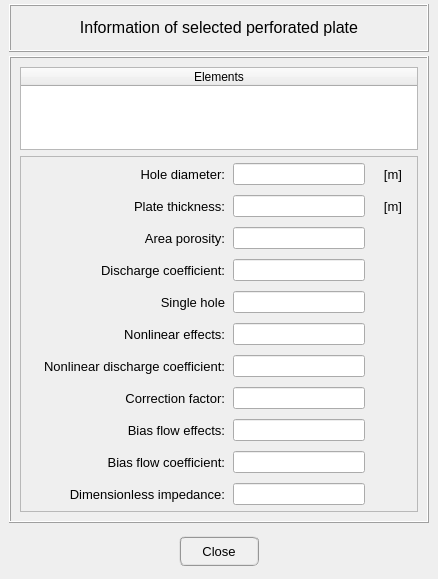
<?xml version="1.0" encoding="UTF-8"?>
<ui version="4.0">
 <class>Dialog</class>
 <widget class="QDialog" name="Dialog">
  <property name="geometry">
   <rect>
    <x>0</x>
    <y>0</y>
    <width>438</width>
    <height>579</height>
   </rect>
  </property>
  <property name="minimumSize">
   <size>
    <width>0</width>
    <height>0</height>
   </size>
  </property>
  <property name="maximumSize">
   <size>
    <width>800</width>
    <height>800</height>
   </size>
  </property>
  <property name="windowTitle">
   <string>Information of selected group</string>
  </property>
  <layout class="QGridLayout" name="gridLayout">
   <property name="leftMargin">
    <number>4</number>
   </property>
   <property name="topMargin">
    <number>4</number>
   </property>
   <property name="rightMargin">
    <number>4</number>
   </property>
   <property name="bottomMargin">
    <number>4</number>
   </property>
   <property name="spacing">
    <number>4</number>
   </property>
   <item row="0" column="0">
    <widget class="QFrame" name="frame">
     <property name="minimumSize">
      <size>
       <width>420</width>
       <height>48</height>
      </size>
     </property>
     <property name="maximumSize">
      <size>
       <width>420</width>
       <height>48</height>
      </size>
     </property>
     <property name="frameShape">
      <enum>QFrame::Box</enum>
     </property>
     <property name="frameShadow">
      <enum>QFrame::Raised</enum>
     </property>
     <property name="lineWidth">
      <number>1</number>
     </property>
     <layout class="QGridLayout" name="gridLayout_3">
      <item row="0" column="0">
       <widget class="QLabel" name="title_label">
        <property name="minimumSize">
         <size>
          <width>0</width>
          <height>0</height>
         </size>
        </property>
        <property name="maximumSize">
         <size>
          <width>446</width>
          <height>16777215</height>
         </size>
        </property>
        <property name="font">
         <font>
          <pointsize>11</pointsize>
         </font>
        </property>
        <property name="text">
         <string>&lt;html&gt;&lt;head/&gt;&lt;body&gt;&lt;p align=&quot;center&quot;&gt;&lt;span style=&quot; font-size:12pt;&quot;&gt;Information of selected perforated plate&lt;/span&gt;&lt;/p&gt;&lt;/body&gt;&lt;/html&gt;</string>
        </property>
        <property name="textFormat">
         <enum>Qt::AutoText</enum>
        </property>
        <property name="alignment">
         <set>Qt::AlignCenter</set>
        </property>
       </widget>
      </item>
     </layout>
    </widget>
   </item>
   <item row="1" column="0">
    <widget class="QFrame" name="frame_2">
     <property name="minimumSize">
      <size>
       <width>420</width>
       <height>0</height>
      </size>
     </property>
     <property name="maximumSize">
      <size>
       <width>420</width>
       <height>16777215</height>
      </size>
     </property>
     <property name="frameShape">
      <enum>QFrame::Box</enum>
     </property>
     <property name="frameShadow">
      <enum>QFrame::Raised</enum>
     </property>
     <layout class="QGridLayout" name="gridLayout_4">
      <item row="0" column="0">
       <widget class="QTreeWidget" name="treeWidget_group_info">
        <property name="minimumSize">
         <size>
          <width>0</width>
          <height>0</height>
         </size>
        </property>
        <property name="maximumSize">
         <size>
          <width>402</width>
          <height>430</height>
         </size>
        </property>
        <property name="font">
         <font>
          <family>MS Shell Dlg 2</family>
          <weight>50</weight>
          <bold>false</bold>
         </font>
        </property>
        <property name="textElideMode">
         <enum>Qt::ElideRight</enum>
        </property>
        <property name="indentation">
         <number>0</number>
        </property>
        <property name="uniformRowHeights">
         <bool>false</bool>
        </property>
        <property name="animated">
         <bool>false</bool>
        </property>
        <property name="allColumnsShowFocus">
         <bool>false</bool>
        </property>
        <property name="headerHidden">
         <bool>false</bool>
        </property>
        <property name="columnCount">
         <number>1</number>
        </property>
        <attribute name="headerVisible">
         <bool>true</bool>
        </attribute>
        <column>
         <property name="text">
          <string>Elements</string>
         </property>
         <property name="font">
          <font>
           <pointsize>9</pointsize>
          </font>
         </property>
         <property name="textAlignment">
          <set>AlignCenter</set>
         </property>
        </column>
       </widget>
      </item>
      <item row="1" column="0">
       <widget class="QFrame" name="frame_4">
        <property name="frameShape">
         <enum>QFrame::StyledPanel</enum>
        </property>
        <property name="frameShadow">
         <enum>QFrame::Raised</enum>
        </property>
        <layout class="QGridLayout" name="gridLayout_2">
         <property name="leftMargin">
          <number>4</number>
         </property>
         <property name="topMargin">
          <number>4</number>
         </property>
         <property name="rightMargin">
          <number>4</number>
         </property>
         <property name="bottomMargin">
          <number>4</number>
         </property>
         <property name="horizontalSpacing">
          <number>8</number>
         </property>
         <item row="1" column="2">
          <widget class="QLabel" name="label_21">
           <property name="sizePolicy">
            <sizepolicy hsizetype="Preferred" vsizetype="Preferred">
             <horstretch>0</horstretch>
             <verstretch>0</verstretch>
            </sizepolicy>
           </property>
           <property name="minimumSize">
            <size>
             <width>40</width>
             <height>26</height>
            </size>
           </property>
           <property name="maximumSize">
            <size>
             <width>40</width>
             <height>26</height>
            </size>
           </property>
           <property name="font">
            <font>
             <pointsize>10</pointsize>
            </font>
           </property>
           <property name="text">
            <string>[m]</string>
           </property>
           <property name="alignment">
            <set>Qt::AlignCenter</set>
           </property>
          </widget>
         </item>
         <item row="0" column="2">
          <widget class="QLabel" name="label_20">
           <property name="sizePolicy">
            <sizepolicy hsizetype="Preferred" vsizetype="Preferred">
             <horstretch>0</horstretch>
             <verstretch>0</verstretch>
            </sizepolicy>
           </property>
           <property name="minimumSize">
            <size>
             <width>40</width>
             <height>26</height>
            </size>
           </property>
           <property name="maximumSize">
            <size>
             <width>40</width>
             <height>26</height>
            </size>
           </property>
           <property name="font">
            <font>
             <pointsize>10</pointsize>
            </font>
           </property>
           <property name="text">
            <string>[m]</string>
           </property>
           <property name="alignment">
            <set>Qt::AlignCenter</set>
           </property>
          </widget>
         </item>
         <item row="0" column="1">
          <widget class="QLineEdit" name="lineEdit_hole_diameter"/>
         </item>
         <item row="1" column="1">
          <widget class="QLineEdit" name="lineEdit_plate_thickness"/>
         </item>
         <item row="2" column="0">
          <widget class="QLabel" name="label_porosity">
           <property name="sizePolicy">
            <sizepolicy hsizetype="Preferred" vsizetype="Preferred">
             <horstretch>0</horstretch>
             <verstretch>0</verstretch>
            </sizepolicy>
           </property>
           <property name="minimumSize">
            <size>
             <width>200</width>
             <height>26</height>
            </size>
           </property>
           <property name="maximumSize">
            <size>
             <width>200</width>
             <height>26</height>
            </size>
           </property>
           <property name="font">
            <font>
             <pointsize>10</pointsize>
            </font>
           </property>
           <property name="text">
            <string>Area porosity:</string>
           </property>
           <property name="alignment">
            <set>Qt::AlignRight|Qt::AlignTrailing|Qt::AlignVCenter</set>
           </property>
          </widget>
         </item>
         <item row="3" column="0">
          <widget class="QLabel" name="label_discharge">
           <property name="sizePolicy">
            <sizepolicy hsizetype="Preferred" vsizetype="Preferred">
             <horstretch>0</horstretch>
             <verstretch>0</verstretch>
            </sizepolicy>
           </property>
           <property name="minimumSize">
            <size>
             <width>200</width>
             <height>26</height>
            </size>
           </property>
           <property name="maximumSize">
            <size>
             <width>200</width>
             <height>26</height>
            </size>
           </property>
           <property name="font">
            <font>
             <pointsize>10</pointsize>
            </font>
           </property>
           <property name="text">
            <string>Discharge coefficient:</string>
           </property>
           <property name="alignment">
            <set>Qt::AlignRight|Qt::AlignTrailing|Qt::AlignVCenter</set>
           </property>
          </widget>
         </item>
         <item row="9" column="0">
          <widget class="QLabel" name="label_bias">
           <property name="sizePolicy">
            <sizepolicy hsizetype="Preferred" vsizetype="Preferred">
             <horstretch>0</horstretch>
             <verstretch>0</verstretch>
            </sizepolicy>
           </property>
           <property name="minimumSize">
            <size>
             <width>200</width>
             <height>26</height>
            </size>
           </property>
           <property name="maximumSize">
            <size>
             <width>200</width>
             <height>26</height>
            </size>
           </property>
           <property name="font">
            <font>
             <pointsize>10</pointsize>
            </font>
           </property>
           <property name="text">
            <string>Bias flow coefficient:</string>
           </property>
           <property name="alignment">
            <set>Qt::AlignRight|Qt::AlignTrailing|Qt::AlignVCenter</set>
           </property>
          </widget>
         </item>
         <item row="6" column="0">
          <widget class="QLabel" name="label_nonlinDischarge_2">
           <property name="sizePolicy">
            <sizepolicy hsizetype="Preferred" vsizetype="Preferred">
             <horstretch>0</horstretch>
             <verstretch>0</verstretch>
            </sizepolicy>
           </property>
           <property name="minimumSize">
            <size>
             <width>200</width>
             <height>26</height>
            </size>
           </property>
           <property name="maximumSize">
            <size>
             <width>200</width>
             <height>26</height>
            </size>
           </property>
           <property name="font">
            <font>
             <pointsize>10</pointsize>
            </font>
           </property>
           <property name="text">
            <string>Nonlinear discharge coefficient:</string>
           </property>
           <property name="alignment">
            <set>Qt::AlignRight|Qt::AlignTrailing|Qt::AlignVCenter</set>
           </property>
          </widget>
         </item>
         <item row="7" column="0">
          <widget class="QLabel" name="label_bias_3">
           <property name="sizePolicy">
            <sizepolicy hsizetype="Preferred" vsizetype="Preferred">
             <horstretch>0</horstretch>
             <verstretch>0</verstretch>
            </sizepolicy>
           </property>
           <property name="minimumSize">
            <size>
             <width>200</width>
             <height>26</height>
            </size>
           </property>
           <property name="maximumSize">
            <size>
             <width>200</width>
             <height>26</height>
            </size>
           </property>
           <property name="font">
            <font>
             <pointsize>10</pointsize>
            </font>
           </property>
           <property name="text">
            <string>Correction factor:</string>
           </property>
           <property name="alignment">
            <set>Qt::AlignRight|Qt::AlignTrailing|Qt::AlignVCenter</set>
           </property>
          </widget>
         </item>
         <item row="8" column="0">
          <widget class="QLabel" name="label_correction_2">
           <property name="sizePolicy">
            <sizepolicy hsizetype="Preferred" vsizetype="Preferred">
             <horstretch>0</horstretch>
             <verstretch>0</verstretch>
            </sizepolicy>
           </property>
           <property name="minimumSize">
            <size>
             <width>200</width>
             <height>26</height>
            </size>
           </property>
           <property name="maximumSize">
            <size>
             <width>200</width>
             <height>26</height>
            </size>
           </property>
           <property name="font">
            <font>
             <pointsize>10</pointsize>
            </font>
           </property>
           <property name="text">
            <string>Bias flow effects:</string>
           </property>
           <property name="alignment">
            <set>Qt::AlignRight|Qt::AlignTrailing|Qt::AlignVCenter</set>
           </property>
          </widget>
         </item>
         <item row="1" column="0">
          <widget class="QLabel" name="label_thickness">
           <property name="sizePolicy">
            <sizepolicy hsizetype="Preferred" vsizetype="Preferred">
             <horstretch>0</horstretch>
             <verstretch>0</verstretch>
            </sizepolicy>
           </property>
           <property name="minimumSize">
            <size>
             <width>200</width>
             <height>26</height>
            </size>
           </property>
           <property name="maximumSize">
            <size>
             <width>200</width>
             <height>26</height>
            </size>
           </property>
           <property name="font">
            <font>
             <pointsize>10</pointsize>
            </font>
           </property>
           <property name="text">
            <string>Plate thickness:</string>
           </property>
           <property name="alignment">
            <set>Qt::AlignRight|Qt::AlignTrailing|Qt::AlignVCenter</set>
           </property>
          </widget>
         </item>
         <item row="0" column="0">
          <widget class="QLabel" name="label_HoleDiameter">
           <property name="sizePolicy">
            <sizepolicy hsizetype="Preferred" vsizetype="Preferred">
             <horstretch>0</horstretch>
             <verstretch>0</verstretch>
            </sizepolicy>
           </property>
           <property name="minimumSize">
            <size>
             <width>200</width>
             <height>26</height>
            </size>
           </property>
           <property name="maximumSize">
            <size>
             <width>200</width>
             <height>26</height>
            </size>
           </property>
           <property name="font">
            <font>
             <pointsize>10</pointsize>
            </font>
           </property>
           <property name="text">
            <string>Hole diameter:</string>
           </property>
           <property name="alignment">
            <set>Qt::AlignRight|Qt::AlignTrailing|Qt::AlignVCenter</set>
           </property>
          </widget>
         </item>
         <item row="4" column="0">
          <widget class="QLabel" name="label_discharge_2">
           <property name="sizePolicy">
            <sizepolicy hsizetype="Preferred" vsizetype="Preferred">
             <horstretch>0</horstretch>
             <verstretch>0</verstretch>
            </sizepolicy>
           </property>
           <property name="minimumSize">
            <size>
             <width>200</width>
             <height>26</height>
            </size>
           </property>
           <property name="maximumSize">
            <size>
             <width>200</width>
             <height>26</height>
            </size>
           </property>
           <property name="font">
            <font>
             <pointsize>10</pointsize>
            </font>
           </property>
           <property name="text">
            <string>Single hole</string>
           </property>
           <property name="alignment">
            <set>Qt::AlignRight|Qt::AlignTrailing|Qt::AlignVCenter</set>
           </property>
          </widget>
         </item>
         <item row="5" column="0">
          <widget class="QLabel" name="label_porosity_2">
           <property name="sizePolicy">
            <sizepolicy hsizetype="Preferred" vsizetype="Preferred">
             <horstretch>0</horstretch>
             <verstretch>0</verstretch>
            </sizepolicy>
           </property>
           <property name="minimumSize">
            <size>
             <width>200</width>
             <height>26</height>
            </size>
           </property>
           <property name="maximumSize">
            <size>
             <width>200</width>
             <height>26</height>
            </size>
           </property>
           <property name="font">
            <font>
             <pointsize>10</pointsize>
            </font>
           </property>
           <property name="text">
            <string> Nonlinear effects:</string>
           </property>
           <property name="alignment">
            <set>Qt::AlignRight|Qt::AlignTrailing|Qt::AlignVCenter</set>
           </property>
          </widget>
         </item>
         <item row="10" column="0">
          <widget class="QLabel" name="label_bias_2">
           <property name="sizePolicy">
            <sizepolicy hsizetype="Preferred" vsizetype="Preferred">
             <horstretch>0</horstretch>
             <verstretch>0</verstretch>
            </sizepolicy>
           </property>
           <property name="minimumSize">
            <size>
             <width>200</width>
             <height>26</height>
            </size>
           </property>
           <property name="maximumSize">
            <size>
             <width>200</width>
             <height>26</height>
            </size>
           </property>
           <property name="sizeIncrement">
            <size>
             <width>0</width>
             <height>0</height>
            </size>
           </property>
           <property name="font">
            <font>
             <pointsize>10</pointsize>
            </font>
           </property>
           <property name="text">
            <string>Dimensionless impedance:</string>
           </property>
           <property name="alignment">
            <set>Qt::AlignRight|Qt::AlignTrailing|Qt::AlignVCenter</set>
           </property>
          </widget>
         </item>
         <item row="2" column="1">
          <widget class="QLineEdit" name="lineEdit_area_porosity"/>
         </item>
         <item row="3" column="1">
          <widget class="QLineEdit" name="lineEdit_discharge_coefficient"/>
         </item>
         <item row="4" column="1">
          <widget class="QLineEdit" name="lineEdit_single_hole"/>
         </item>
         <item row="5" column="1">
          <widget class="QLineEdit" name="lineEdit_non_linear_effects"/>
         </item>
         <item row="6" column="1">
          <widget class="QLineEdit" name="lineEdit_non_linear_discharge_coefficient"/>
         </item>
         <item row="7" column="1">
          <widget class="QLineEdit" name="lineEdit_correction_factor"/>
         </item>
         <item row="8" column="1">
          <widget class="QLineEdit" name="lineEdit_bias_flow_effects"/>
         </item>
         <item row="9" column="1">
          <widget class="QLineEdit" name="lineEdit_bias_flow_coefficient"/>
         </item>
         <item row="10" column="1">
          <widget class="QLineEdit" name="lineEdit_dimensionless_impedance"/>
         </item>
        </layout>
       </widget>
      </item>
     </layout>
    </widget>
   </item>
   <item row="2" column="0">
    <widget class="QFrame" name="frame_7">
     <property name="minimumSize">
      <size>
       <width>0</width>
       <height>48</height>
      </size>
     </property>
     <property name="maximumSize">
      <size>
       <width>800</width>
       <height>48</height>
      </size>
     </property>
     <property name="frameShape">
      <enum>QFrame::NoFrame</enum>
     </property>
     <property name="frameShadow">
      <enum>QFrame::Raised</enum>
     </property>
     <layout class="QGridLayout" name="gridLayout_11">
      <property name="leftMargin">
       <number>0</number>
      </property>
      <property name="topMargin">
       <number>0</number>
      </property>
      <property name="rightMargin">
       <number>0</number>
      </property>
      <property name="bottomMargin">
       <number>0</number>
      </property>
      <property name="spacing">
       <number>0</number>
      </property>
      <item row="0" column="0">
       <widget class="QPushButton" name="pushButton_close">
        <property name="minimumSize">
         <size>
          <width>80</width>
          <height>30</height>
         </size>
        </property>
        <property name="maximumSize">
         <size>
          <width>80</width>
          <height>30</height>
         </size>
        </property>
        <property name="font">
         <font>
          <family>MS Shell Dlg 2</family>
          <pointsize>10</pointsize>
          <weight>50</weight>
          <italic>false</italic>
          <bold>false</bold>
         </font>
        </property>
        <property name="styleSheet">
         <string notr="true">QPushButton{border-radius: 6px; border-color: rgb(150, 150, 150); border-style: ridge; border-width: 2px; color: rgb(0, 0, 0); background-color: rgb(240, 240, 240)}
QPushButton:hover{border-radius: 6px; border-color: rgb(0, 170, 255); border-style: ridge; border-width: 2px; color: rgb(0, 0, 0); background-color: rgba(174, 213, 255, 100)}
QPushButton:pressed{border-radius: 6px; border-color: rgb(0, 170, 255); border-style: ridge; border-width: 2px; color: rgb(0, 0, 0); background-color: rgb(174, 213, 255)}
QPushButton:disabled{border-radius: 6px; border-color: rgb(150, 150, 150); border-style: ridge; border-width: 0px; color: rgb(150,150, 150); background-color: rgb(220, 220, 220)}</string>
        </property>
        <property name="text">
         <string>Close</string>
        </property>
       </widget>
      </item>
     </layout>
    </widget>
   </item>
  </layout>
 </widget>
 <tabstops>
  <tabstop>treeWidget_group_info</tabstop>
  <tabstop>lineEdit_hole_diameter</tabstop>
  <tabstop>lineEdit_plate_thickness</tabstop>
  <tabstop>lineEdit_area_porosity</tabstop>
  <tabstop>lineEdit_discharge_coefficient</tabstop>
  <tabstop>lineEdit_single_hole</tabstop>
  <tabstop>lineEdit_non_linear_effects</tabstop>
  <tabstop>lineEdit_non_linear_discharge_coefficient</tabstop>
  <tabstop>lineEdit_correction_factor</tabstop>
  <tabstop>lineEdit_bias_flow_effects</tabstop>
  <tabstop>lineEdit_bias_flow_coefficient</tabstop>
  <tabstop>lineEdit_dimensionless_impedance</tabstop>
  <tabstop>pushButton_close</tabstop>
 </tabstops>
 <resources><include location="../../../icons/resources.qrc" /></resources>
 <connections/>
</ui>
